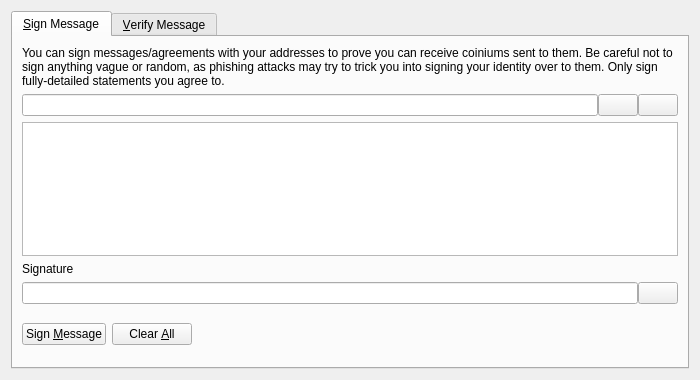
<?xml version="1.0" encoding="UTF-8"?>
<ui version="4.0">
 <class>SignVerifyMessageDialog</class>
 <widget class="QDialog" name="SignVerifyMessageDialog">
  <property name="geometry">
   <rect>
    <x>0</x>
    <y>0</y>
    <width>700</width>
    <height>380</height>
   </rect>
  </property>
  <property name="windowTitle">
   <string>Signatures - Sign / Verify a Message</string>
  </property>
  <property name="modal">
   <bool>true</bool>
  </property>
  <layout class="QVBoxLayout" name="verticalLayout">
   <item>
    <widget class="QTabWidget" name="tabWidget">
     <property name="currentIndex">
      <number>0</number>
     </property>
     <widget class="QWidget" name="tabSignMessage">
      <attribute name="title">
       <string>&amp;Sign Message</string>
      </attribute>
      <layout class="QVBoxLayout" name="verticalLayout_SM">
       <item>
        <widget class="QLabel" name="infoLabel_SM">
         <property name="text">
          <string>You can sign messages/agreements with your addresses to prove you can receive coiniums sent to them. Be careful not to sign anything vague or random, as phishing attacks may try to trick you into signing your identity over to them. Only sign fully-detailed statements you agree to.</string>
         </property>
         <property name="textFormat">
          <enum>Qt::PlainText</enum>
         </property>
         <property name="wordWrap">
          <bool>true</bool>
         </property>
        </widget>
       </item>
       <item>
        <layout class="QHBoxLayout" name="horizontalLayout_1_SM">
         <property name="spacing">
          <number>0</number>
         </property>
         <item>
          <widget class="QValidatedLineEdit" name="addressIn_SM">
           <property name="toolTip">
            <string>The Coinium address to sign the message with</string>
           </property>
          </widget>
         </item>
         <item>
          <widget class="QPushButton" name="addressBookButton_SM">
           <property name="toolTip">
            <string>Choose previously used address</string>
           </property>
           <property name="text">
            <string/>
           </property>
           <property name="icon">
            <iconset resource="../coinium.qrc">
             <normaloff>:/icons/address-book</normaloff>:/icons/address-book</iconset>
           </property>
           <property name="shortcut">
            <string>Alt+A</string>
           </property>
           <property name="autoDefault">
            <bool>false</bool>
           </property>
          </widget>
         </item>
         <item>
          <widget class="QPushButton" name="pasteButton_SM">
           <property name="toolTip">
            <string>Paste address from clipboard</string>
           </property>
           <property name="text">
            <string/>
           </property>
           <property name="icon">
            <iconset resource="../coinium.qrc">
             <normaloff>:/icons/editpaste</normaloff>:/icons/editpaste</iconset>
           </property>
           <property name="shortcut">
            <string>Alt+P</string>
           </property>
           <property name="autoDefault">
            <bool>false</bool>
           </property>
          </widget>
         </item>
        </layout>
       </item>
       <item>
        <widget class="QPlainTextEdit" name="messageIn_SM">
         <property name="toolTip">
          <string>Enter the message you want to sign here</string>
         </property>
        </widget>
       </item>
       <item>
        <widget class="QLabel" name="signatureLabel_SM">
         <property name="text">
          <string>Signature</string>
         </property>
         <property name="textFormat">
          <enum>Qt::PlainText</enum>
         </property>
        </widget>
       </item>
       <item>
        <layout class="QHBoxLayout" name="horizontalLayout_2_SM">
         <property name="spacing">
          <number>0</number>
         </property>
         <item>
          <widget class="QLineEdit" name="signatureOut_SM">
           <property name="font">
            <font>
             <italic>true</italic>
            </font>
           </property>
           <property name="readOnly">
            <bool>true</bool>
           </property>
          </widget>
         </item>
         <item>
          <widget class="QPushButton" name="copySignatureButton_SM">
           <property name="toolTip">
            <string>Copy the current signature to the system clipboard</string>
           </property>
           <property name="text">
            <string/>
           </property>
           <property name="icon">
            <iconset resource="../coinium.qrc">
             <normaloff>:/icons/editcopy</normaloff>:/icons/editcopy</iconset>
           </property>
           <property name="autoDefault">
            <bool>false</bool>
           </property>
          </widget>
         </item>
        </layout>
       </item>
       <item>
        <layout class="QHBoxLayout" name="horizontalLayout_3_SM">
         <item>
          <widget class="QPushButton" name="signMessageButton_SM">
           <property name="toolTip">
            <string>Sign the message to prove you own this Coinium address</string>
           </property>
           <property name="text">
            <string>Sign &amp;Message</string>
           </property>
           <property name="icon">
            <iconset resource="../coinium.qrc">
             <normaloff>:/icons/edit</normaloff>:/icons/edit</iconset>
           </property>
           <property name="autoDefault">
            <bool>false</bool>
           </property>
          </widget>
         </item>
         <item>
          <widget class="QPushButton" name="clearButton_SM">
           <property name="toolTip">
            <string>Reset all sign message fields</string>
           </property>
           <property name="text">
            <string>Clear &amp;All</string>
           </property>
           <property name="icon">
            <iconset resource="../coinium.qrc">
             <normaloff>:/icons/remove</normaloff>:/icons/remove</iconset>
           </property>
           <property name="autoDefault">
            <bool>false</bool>
           </property>
          </widget>
         </item>
         <item>
          <spacer name="horizontalSpacer_1_SM">
           <property name="orientation">
            <enum>Qt::Horizontal</enum>
           </property>
           <property name="sizeHint" stdset="0">
            <size>
             <width>40</width>
             <height>48</height>
            </size>
           </property>
          </spacer>
         </item>
         <item>
          <widget class="QLabel" name="statusLabel_SM">
           <property name="font">
            <font>
             <weight>75</weight>
             <bold>true</bold>
            </font>
           </property>
           <property name="text">
            <string/>
           </property>
           <property name="wordWrap">
            <bool>true</bool>
           </property>
          </widget>
         </item>
         <item>
          <spacer name="horizontalSpacer_2_SM">
           <property name="orientation">
            <enum>Qt::Horizontal</enum>
           </property>
           <property name="sizeHint" stdset="0">
            <size>
             <width>40</width>
             <height>48</height>
            </size>
           </property>
          </spacer>
         </item>
        </layout>
       </item>
      </layout>
     </widget>
     <widget class="QWidget" name="tabVerifyMessage">
      <attribute name="title">
       <string>&amp;Verify Message</string>
      </attribute>
      <layout class="QVBoxLayout" name="verticalLayout_VM">
       <item>
        <widget class="QLabel" name="infoLabel_VM">
         <property name="text">
          <string>Enter the receiver's address, message (ensure you copy line breaks, spaces, tabs, etc. exactly) and signature below to verify the message. Be careful not to read more into the signature than what is in the signed message itself, to avoid being tricked by a man-in-the-middle attack. Note that this only proves the signing party receives with the address, it cannot prove sendership of any transaction!</string>
         </property>
         <property name="textFormat">
          <enum>Qt::PlainText</enum>
         </property>
         <property name="alignment">
          <set>Qt::AlignLeading|Qt::AlignLeft|Qt::AlignTop</set>
         </property>
         <property name="wordWrap">
          <bool>true</bool>
         </property>
        </widget>
       </item>
       <item>
        <layout class="QHBoxLayout" name="horizontalLayout_1_VM">
         <property name="spacing">
          <number>0</number>
         </property>
         <item>
          <widget class="QValidatedLineEdit" name="addressIn_VM">
           <property name="toolTip">
            <string>The Coinium address the message was signed with</string>
           </property>
          </widget>
         </item>
         <item>
          <widget class="QPushButton" name="addressBookButton_VM">
           <property name="toolTip">
            <string>Choose previously used address</string>
           </property>
           <property name="text">
            <string/>
           </property>
           <property name="icon">
            <iconset resource="../coinium.qrc">
             <normaloff>:/icons/address-book</normaloff>:/icons/address-book</iconset>
           </property>
           <property name="shortcut">
            <string>Alt+A</string>
           </property>
           <property name="autoDefault">
            <bool>false</bool>
           </property>
          </widget>
         </item>
        </layout>
       </item>
       <item>
        <widget class="QPlainTextEdit" name="messageIn_VM"/>
       </item>
       <item>
        <widget class="QValidatedLineEdit" name="signatureIn_VM"/>
       </item>
       <item>
        <layout class="QHBoxLayout" name="horizontalLayout_2_VM">
         <item>
          <widget class="QPushButton" name="verifyMessageButton_VM">
           <property name="toolTip">
            <string>Verify the message to ensure it was signed with the specified Coinium address</string>
           </property>
           <property name="text">
            <string>Verify &amp;Message</string>
           </property>
           <property name="icon">
            <iconset resource="../coinium.qrc">
             <normaloff>:/icons/transaction_0</normaloff>:/icons/transaction_0</iconset>
           </property>
           <property name="autoDefault">
            <bool>false</bool>
           </property>
          </widget>
         </item>
         <item>
          <widget class="QPushButton" name="clearButton_VM">
           <property name="toolTip">
            <string>Reset all verify message fields</string>
           </property>
           <property name="text">
            <string>Clear &amp;All</string>
           </property>
           <property name="icon">
            <iconset resource="../coinium.qrc">
             <normaloff>:/icons/remove</normaloff>:/icons/remove</iconset>
           </property>
           <property name="autoDefault">
            <bool>false</bool>
           </property>
          </widget>
         </item>
         <item>
          <spacer name="horizontalSpacer_1_VM">
           <property name="orientation">
            <enum>Qt::Horizontal</enum>
           </property>
           <property name="sizeHint" stdset="0">
            <size>
             <width>40</width>
             <height>48</height>
            </size>
           </property>
          </spacer>
         </item>
         <item>
          <widget class="QLabel" name="statusLabel_VM">
           <property name="font">
            <font>
             <weight>75</weight>
             <bold>true</bold>
            </font>
           </property>
           <property name="text">
            <string/>
           </property>
           <property name="wordWrap">
            <bool>true</bool>
           </property>
          </widget>
         </item>
         <item>
          <spacer name="horizontalSpacer_2_VM">
           <property name="orientation">
            <enum>Qt::Horizontal</enum>
           </property>
           <property name="sizeHint" stdset="0">
            <size>
             <width>40</width>
             <height>48</height>
            </size>
           </property>
          </spacer>
         </item>
        </layout>
       </item>
      </layout>
     </widget>
    </widget>
   </item>
  </layout>
 </widget>
 <customwidgets>
  <customwidget>
   <class>QValidatedLineEdit</class>
   <extends>QLineEdit</extends>
   <header>qvalidatedlineedit.h</header>
  </customwidget>
 </customwidgets>
 <resources>
  <include location="../coinium.qrc"/>
 </resources>
 <connections/>
</ui>
